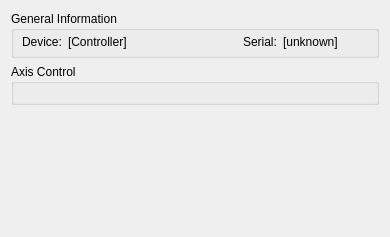
<?xml version="1.0" encoding="UTF-8"?>
<ui version="4.0">
 <class>DockWidgetThorlabsBPDCServo</class>
 <widget class="QWidget" name="DockWidgetThorlabsBPDCServo">
  <property name="geometry">
   <rect>
    <x>0</x>
    <y>0</y>
    <width>390</width>
    <height>237</height>
   </rect>
  </property>
  <property name="windowTitle">
   <string>Thorlabs BP DCServo</string>
  </property>
  <layout class="QVBoxLayout" name="verticalLayout_2">
   <item>
    <widget class="QGroupBox" name="groupBox">
     <property name="sizePolicy">
      <sizepolicy hsizetype="Preferred" vsizetype="Minimum">
       <horstretch>0</horstretch>
       <verstretch>0</verstretch>
      </sizepolicy>
     </property>
     <property name="title">
      <string>General Information</string>
     </property>
     <layout class="QVBoxLayout" name="verticalLayout_5">
      <property name="spacing">
       <number>6</number>
      </property>
      <property name="leftMargin">
       <number>8</number>
      </property>
      <property name="topMargin">
       <number>1</number>
      </property>
      <property name="rightMargin">
       <number>8</number>
      </property>
      <property name="bottomMargin">
       <number>3</number>
      </property>
      <item>
       <layout class="QHBoxLayout" name="horizontalLayout_4">
        <item>
         <widget class="QLabel" name="label_2">
          <property name="sizePolicy">
           <sizepolicy hsizetype="Preferred" vsizetype="Preferred">
            <horstretch>0</horstretch>
            <verstretch>0</verstretch>
           </sizepolicy>
          </property>
          <property name="text">
           <string>Device:</string>
          </property>
         </widget>
        </item>
        <item>
         <widget class="QLabel" name="lblDevice">
          <property name="sizePolicy">
           <sizepolicy hsizetype="Expanding" vsizetype="Preferred">
            <horstretch>0</horstretch>
            <verstretch>0</verstretch>
           </sizepolicy>
          </property>
          <property name="text">
           <string>[Controller]</string>
          </property>
         </widget>
        </item>
        <item>
         <spacer name="horizontalSpacer_2">
          <property name="orientation">
           <enum>Qt::Horizontal</enum>
          </property>
          <property name="sizeHint" stdset="0">
           <size>
            <width>40</width>
            <height>20</height>
           </size>
          </property>
         </spacer>
        </item>
        <item>
         <widget class="QLabel" name="label_6">
          <property name="sizePolicy">
           <sizepolicy hsizetype="Preferred" vsizetype="Preferred">
            <horstretch>0</horstretch>
            <verstretch>0</verstretch>
           </sizepolicy>
          </property>
          <property name="text">
           <string>Serial:</string>
          </property>
         </widget>
        </item>
        <item>
         <widget class="QLabel" name="lblSerial">
          <property name="sizePolicy">
           <sizepolicy hsizetype="MinimumExpanding" vsizetype="Preferred">
            <horstretch>0</horstretch>
            <verstretch>0</verstretch>
           </sizepolicy>
          </property>
          <property name="text">
           <string>[unknown]</string>
          </property>
          <property name="wordWrap">
           <bool>true</bool>
          </property>
         </widget>
        </item>
       </layout>
      </item>
     </layout>
    </widget>
   </item>
   <item>
    <widget class="QGroupBox" name="groupAxisControl">
     <property name="title">
      <string>Axis Control</string>
     </property>
     <property name="checkable">
      <bool>false</bool>
     </property>
     <layout class="QVBoxLayout" name="verticalLayout">
      <item>
       <widget class="MotorAxisController" name="motorAxisController">
        <property name="numAxis">
         <number>1</number>
        </property>
        <property name="defaultAxisUnit">
         <enum>MotorAxisController::UnitDeg</enum>
        </property>
        <property name="defaultAxisType">
         <enum>MotorAxisController::TypeRotational</enum>
        </property>
        <property name="refreshAvailable">
         <bool>true</bool>
        </property>
        <property name="cancelAvailable">
         <bool>false</bool>
        </property>
        <property name="movementType">
         <enum>MotorAxisController::MovementAbsolute</enum>
        </property>
       </widget>
      </item>
     </layout>
    </widget>
   </item>
   <item>
    <spacer name="verticalSpacer">
     <property name="orientation">
      <enum>Qt::Vertical</enum>
     </property>
     <property name="sizeHint" stdset="0">
      <size>
       <width>20</width>
       <height>40</height>
      </size>
     </property>
    </spacer>
   </item>
  </layout>
 </widget>
 <customwidgets>
  <customwidget>
   <class>MotorAxisController</class>
   <extends>QWidget</extends>
   <header>motorAxisController.h</header>
  </customwidget>
 </customwidgets>
 <resources/>
 <connections/>
</ui>
